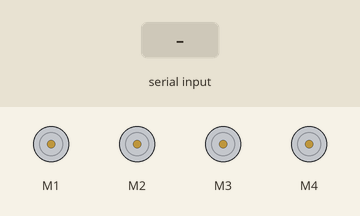
Simulated run of this sketch. Board: Arduino Uno, built with avr-gcc and run on an emulated ATmega328P. Parts: 4 × DC motor (green arrow = forward, orange = backward, longer = faster). The test bench sets the inputs (shaded band).

Above: at 1.2 s.
1.3 s: "W" received over Serial
At 1.6 s:
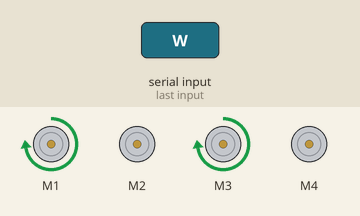
2.8 s: byte 117 ('u') received over Serial
At 4.0 s:
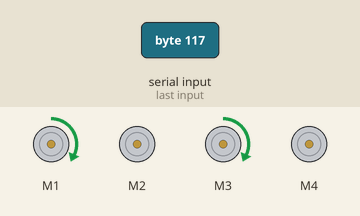
4.3 s: "S" received over Serial
At 5.1 s:
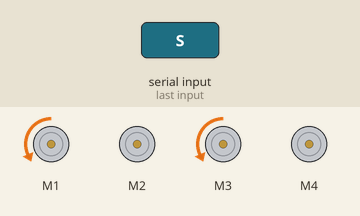
5.8 s: "D" received over Serial
At 6.3 s:
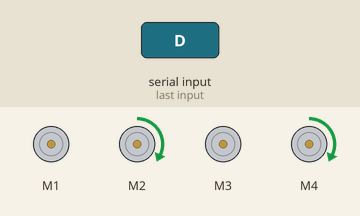
7.3 s: "A" received over Serial
At 8.5 s:
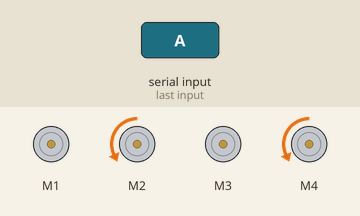
8.8 s: "Q" received over Serial
At 9.8 s:
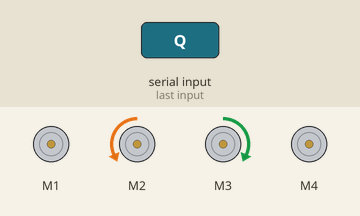
Timing chart, 0 to 11.3 s (numbered marks = the images above; inputs shaded):
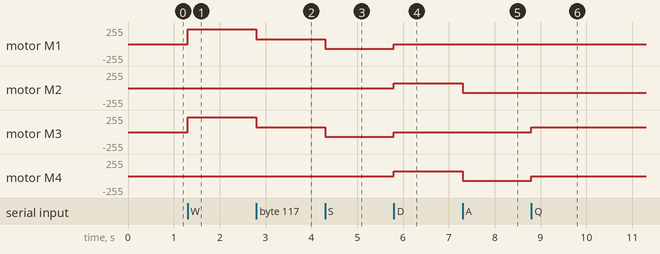

The sketch:

FZ8NP3UIIM1TKZ2.ino
```cpp
/* The code was made by Tamás Imets for an Arduino UNO project
   This code controls the BB-8 Droid from the Star Wars: The Force Awakens,
   and works with Bluetooth RC Car application, using a HC-06 seriaé bluetooth module
   See more details at instructables.com/member/Imetomi
   Friday,  December 25, 2015
 */

 // Reference "https://www.instructables.com/id/Autonomous-Autonavigation-Robot-Arduino/"


#include <Servo.h>
#include <SoftwareSerial.h>
#include <AFMotor.h>
int command = 0;  //incoming serial data


AF_DCMotor motor1(1, MOTOR12_64KHZ); //initialize motor1 that is connected to the M1 port, this motor moves forward and backward
AF_DCMotor motor2(2, MOTOR12_64KHZ); //motor2 is connected to M2 and this turns BB-8 left and right
AF_DCMotor motor3(3, MOTOR12_64KHZ);
AF_DCMotor motor4(4, MOTOR12_64KHZ);


// 0 is up, 1 is right, 2 is down, 3 is left
int robotDirection = 0;

//Starting points
int xcoordinate = 1;
int ycoordinate = 1;

void setup() {
  Serial.begin(9600); // set up Serial library at 9600 bps - this is the speed the serial interface will work all
  motor1.setSpeed(225); //set default speed
  motor2.setSpeed(225); //set default speed
  motor3.setSpeed(225); //set default speed
  motor4.setSpeed(225); //set default speed
}

//******************************//BFR=0  LFR-1  FRF-2  RFR-3
//int arrayA[12][12]=
//{
//  { 1,1,1,1,1,1,1,1,1,1,1,1 },
//  { 1,1,0,0,0,0,0,1,1,1,1,1 },
//  { 1,1,1,1,1,1,0,1,1,1,1,1 },
//  { 1,1,1,1,1,1,0,0,0,1,1,1 },
//  { 1,1,1,1,1,1,1,1,1,1,1,1 },
//  { 1,1,1,1,1,1,1,1,1,1,1,1 },
//  { 1,1,1,1,1,1,1,1,1,1,1,1 },
//  { 1,1,1,1,1,1,1,1,1,1,1,1 },
//  { 1,1,1,1,1,1,1,1,1,1,1,1 },
//  { 1,1,1,1,1,1,1,1,1,1,1,1 },
//  { 1,1,1,1,1,1,1,1,1,1,1,1 },
//  { 1,1,1,1,1,1,1,1,1,1,1,1 },
//};
//
//void loop() {
//
//  while (1==1){
//    if (isFrontOpen() == true) {
//      moveForward();
//      delay (1000);
//    }
//    else
//      if (isRightOpen() == true) {
//      turnRight();
//      delay (1000);
//    }
//    else
//      if (isLeftOpen() == true) {
//        turnLeft();
//        delay (1000);
//      }
//      else {
//        moveBackward();
//        delay (1000);
//      }
//  }
//}
//
//
//// Checks if there is something right in front of it using Grids
//boolean isFrontOpen () {
//  int nextNumber = getFrontNumber();
//  if (nextNumber == 0){
//    return true;
//  }
//  else {
//    return false;
//  }
//}
//
//// Checks if there is something to the Right of it using Grids
//boolean isRightOpen(){
//  int nextNumber = getRightNumber();
//  if (nextNumber == 0){
//    return true;
//  }
//  else {
//    return false;
//  }
//}
//
//// Checks if there is something to the Left of it using Grids
//boolean isLeftOpen(){
//  int nextNumber = getLeftNumber();
//  if (nextNumber == 0){
//    return true;
//  }
//  else {
//    return false;
//  }
//}
//
//// Moves straight forward.
//void moveForward () {
//  motor1.run(FORWARD);
//  motor2.run(RELEASE);
//  motor3.run(FORWARD);
//  motor4.run(RELEASE);
//
//  Serial.println("Forward");
//  if (robotDirection == 0)
//    ycoordinate = ycoordinate - 1;
//  if (robotDirection == 1)
//    xcoordinate = xcoordinate + 1;
//  if (robotDirection == 2)
//    ycoordinate = ycoordinate + 1;
//  if (robotDirection == 3)
//    xcoordinate = xcoordinate - 1;
//}
//
//
//// Moves straight backward.
//void moveBackward() {
//  motor1.run(BACKWARD);
//  motor2.run(RELEASE);
//  motor3.run(BACKWARD);
//  motor4.run(RELEASE);
//
//  Serial.println("Backward");
//  if (robotDirection == 0)
//    robotDirection = 2;
//  else if (robotDirection == 1)
//    robotDirection = 3;
//  else if (robotDirection == 2)
//    robotDirection = 0;
//  else if (robotDirection == 3)
//    robotDirection = 1;
//}
//
//// Turns to the Right
//void turnRight () {
//  motor1.run(RELEASE);
//  motor2.run(FORWARD);
//  motor3.run(RELEASE);
//  motor4.run(FORWARD);
//
//  Serial.println("Right");
//  if (robotDirection == 0)
//    robotDirection = 1;
//  else if (robotDirection == 1)
//    robotDirection = 2;
//  else if (robotDirection == 2)
//    robotDirection = 3;
//  else if (robotDirection == 3)
//    robotDirection = 0;
//}
//
//
//
//// Turns to the Left
//void turnLeft () {
//  motor1.run(RELEASE);
//  motor2.run(BACKWARD);
//  motor3.run(RELEASE);
//  motor4.run(BACKWARD);
//
//  Serial.println("Left");
//  if (robotDirection == 0)
//    robotDirection = 3;
//  else if (robotDirection == 1)
//    robotDirection = 0;
//  else if (robotDirection == 2)
//    robotDirection = 1;
//  else if (robotDirection == 3)
//    robotDirection = 2;
//}
//
//
//// Gets the number on the Grid of the space right in front of it.
//int getFrontNumber() {
//  if (robotDirection == 0) {
//    return arrayA  [ycoordinate - 1][xcoordinate];
//  }
//  if (robotDirection == 1)  {
//    return arrayA  [ycoordinate][xcoordinate + 1];
//  }
//  if (robotDirection == 2) {
//    return arrayA [ycoordinate + 1][xcoordinate] ;
//  }
//  if (robotDirection == 3) {
//    return arrayA  [ycoordinate][xcoordinate - 1];
//  }
//}
//
//
//// Gets the number on the Grid of the space to the Right of it.
//int getRightNumber() {
//  if (robotDirection == 0) {
//    return arrayA [ycoordinate][xcoordinate + 1] ;
//  }
//  if (robotDirection == 1)  {
//    return arrayA  [ycoordinate + 1][xcoordinate];
//  }
//  if (robotDirection == 2) {
//    return arrayA  [ycoordinate][xcoordinate - 1];
//  }
//  if (robotDirection == 3) {
//    return arrayA  [ycoordinate - 1][xcoordinate];
//  }
//}
//
//
//// Gets the number on the Grid of the Space to the Left of it.
//int getLeftNumber() {
//  if (robotDirection == 0) {
//    return arrayA [ycoordinate][xcoordinate - 1] ;
//  }
//  if (robotDirection == 1)  {
//    return arrayA  [ycoordinate - 1][xcoordinate];
//  }
//  if (robotDirection == 2) {
//    return arrayA [ycoordinate][xcoordinate + 1] ;
//  }
//  if (robotDirection == 3) {
//    return arrayA  [ycoordinate + 1][xcoordinate];
//  }
//}
//

//******************************//

void loop() {
  if (Serial.available() > 0) { //if the Arduino detects incoming data
    // read the incoming byte:
    command = Serial.read();
  }
  switch (command) //set different cases of the "command" variable
  {
    case 'X': { //S, X
        motor1.run(RELEASE); // stopped
        motor2.run(RELEASE); // stopped
        motor3.run(RELEASE); // stopped
        motor4.run(RELEASE); // stopped
        command = '*';
      } break;

    case 'W': { //go forward F, W, u
        motor1.run(FORWARD);
        motor2.run(RELEASE);
        motor3.run(FORWARD);
        motor4.run(RELEASE);
      } break;

    case 'S': { //go backward B, S, d
        motor1.run(BACKWARD);
        motor2.run(RELEASE);
        motor3.run(BACKWARD);
        motor4.run(RELEASE);
      } break;

    case 'D': { //right R, E, r
        motor1.run(RELEASE);
        motor2.run(FORWARD);
        motor3.run(RELEASE);
        motor4.run(FORWARD);
      } break;

    case 'A': { //left L, Q, l
        motor1.run(RELEASE);
        motor2.run(BACKWARD);
        motor3.run(RELEASE);
        motor4.run(BACKWARD);
      } break;

    case 'Q': { //forward left G, A
        motor1.run(RELEASE);
        motor2.run(BACKWARD);
        motor3.run(FORWARD);
        motor4.run(RELEASE);
      } break;

    case 'E': { //forward right I, D
        motor1.run(FORWARD);
        motor2.run(FORWARD);
        motor3.run(RELEASE);
        motor4.run(RELEASE);
      } break;

    case 'Z': { //90 left H, Z
        motor1.run(FORWARD);
        motor2.run(BACKWARD);
        motor3.run(BACKWARD);
        motor4.run(FORWARD);
      } break;

    case 'C': { //90 right J, C
        motor1.run(BACKWARD);
        motor2.run(FORWARD);
        motor3.run(FORWARD);
        motor4.run(BACKWARD);
      } break;

    case 'U': { //set lower speed
        motor1.setSpeed(225);
        motor2.setSpeed(225);
        motor3.setSpeed(225);
        motor4.setSpeed(225);
      } break;

    case 'u': { //set max speed
        motor1.setSpeed(325);
        motor2.setSpeed(325);
        motor3.setSpeed(325);
        motor4.setSpeed(325);
      } break;

  }
}
```

Measured:
- after the input at 1.3 s, motor M1, motor M3: stopped → forward 225/255 at once
- after the input at 2.8 s, motor M1, motor M3: forward 225/255 → forward 69/255 at once
- after the input at 4.3 s, motor M1, motor M3: forward 69/255 → backward 69/255 at once
- after the input at 5.8 s, motor M1, motor M3: backward 69/255 → stopped at once; motor M2, motor M4: stopped → forward 69/255 at once
- after the input at 7.3 s, motor M2, motor M4: forward 69/255 → backward 69/255 at once
- after the input at 8.8 s, motor M3: stopped → forward 69/255 at once; motor M4: backward 69/255 → stopped at once
